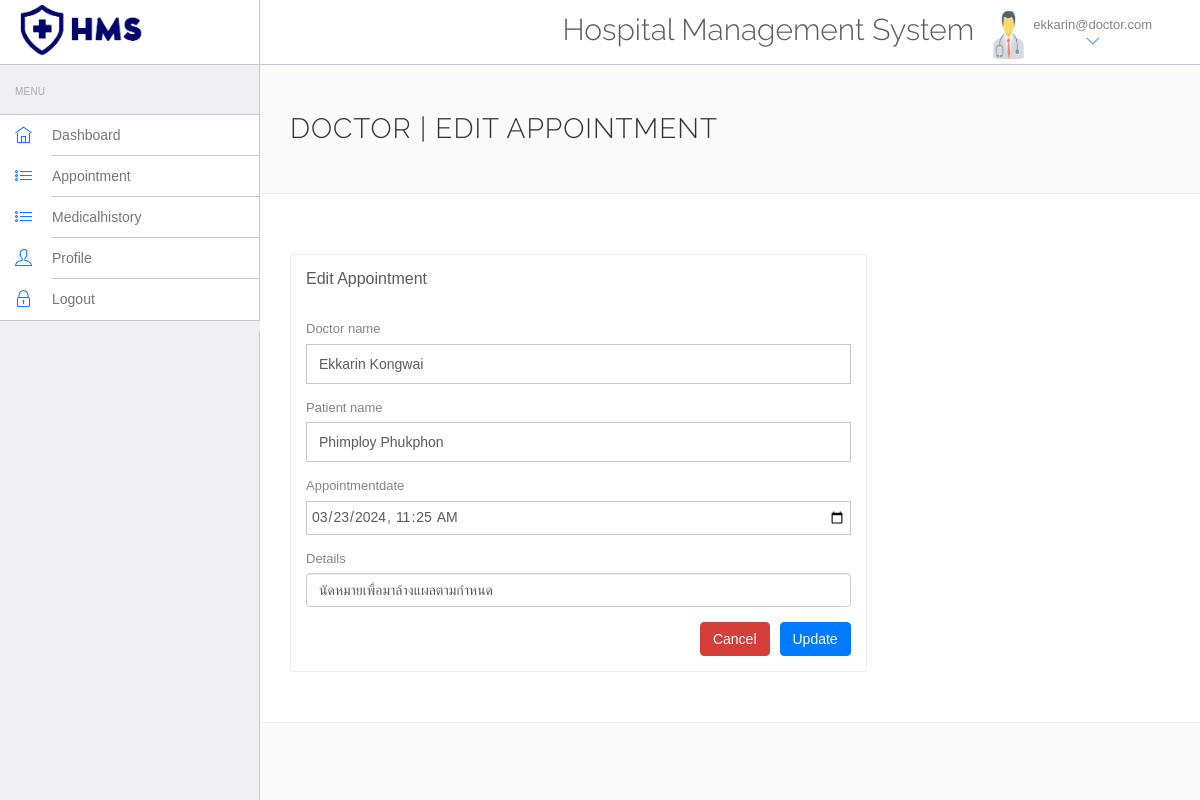
The page /doctor/edit-appointment.php?id=1 (signed in) on the database its author committed.
### tables this page shows
CREATE TABLE `doctors` (
  `id` int NOT NULL,
  `firstname` varchar(50) NOT NULL,
  `lastname` varchar(50) NOT NULL,
  `gender` varchar(20) NOT NULL,
  `specialization` varchar(100) NOT NULL,
  `phoneno` varchar(12) NOT NULL,
  `birthdate` date DEFAULT NULL,
  `address` varchar(255) NOT NULL,
  `email` varchar(100) NOT NULL,
  `password` varchar(255) NOT NULL
);

CREATE TABLE `appointment` (
  `id` int NOT NULL,
  `id_doctor` int NOT NULL,
  `id_users` int NOT NULL,
  `appointmentdate` datetime NOT NULL,
  `details` varchar(255) NOT NULL
);

CREATE TABLE `users` (
  `id` int NOT NULL,
  `firstname` varchar(100) NOT NULL,
  `lastname` varchar(100) NOT NULL,
  `gender` varchar(20) NOT NULL,
  `phonenum` varchar(12) NOT NULL,
  `birthdate` date DEFAULT NULL,
  `address` varchar(100) NOT NULL,
  `congenital` varchar(500) NOT NULL,
  `drugallergy` varchar(500) NOT NULL,
  `email` varchar(50) NOT NULL,
  `password` varchar(255) NOT NULL
);

### doctor/edit-appointment.php (the view, shortened to what this page needs)
<!DOCTYPE html>
<html lang="en">
<head>
    <link rel="stylesheet" href="vendor/bootstrap/css/bootstrap.min.css">
    <link rel="stylesheet" href="vendor/fontawesome/css/font-awesome.min.css">
    <link rel="stylesheet" href="vendor/themify-icons/themify-icons.min.css">
    <link href="vendor/animate.css/animate.min.css" rel="stylesheet" media="screen">
    <link href="vendor/perfect-scrollbar/perfect-scrollbar.min.css" rel="stylesheet" media="screen">
    <link href="vendor/switchery/switchery.min.css" rel="stylesheet" media="screen">
    <link href="vendor/bootstrap-touchspin/jquery.bootstrap-touchspin.min.css" rel="stylesheet" media="screen">
    <link href="vendor/select2/select2.min.css" rel="stylesheet" media="screen">
    <link href="vendor/bootstrap-datepicker/bootstrap-datepicker3.standalone.min.css" rel="stylesheet" media="screen">
    <link href="vendor/bootstrap-timepicker/bootstrap-timepicker.min.css" rel="stylesheet" media="screen">
    <link rel="stylesheet" href="assets/css/styles.css">
    <link rel="stylesheet" href="assets/css/plugins.css">
    <link rel="stylesheet" href="assets/css/themes/theme-1.css" id="skin_color" />
</head>
<body>
    <div id="app">
        <?php include('include/sidebar.php');?>
        <div class="app-content">
            <?php include('include/header.php');?>
            <div class="main-content">
                <div class="wrap-content container" id="container">
                    <section id="page-title">
                        <div class="row">
                            <div class="col-sm-8">
                                <h1 class="mainTitle">Doctor | Edit Appointment</h1>
                            </div>
                        </div>
                    </section>
                    <div class="container-fluid container-fullw bg-white">
                        <div class="row">
                            <div class="col-md-12">
                                <div class="row margin-top-30">
                                    <div class="col-lg-8 col-md-12">
                                        <div class="panel panel-white">
                                            <div class="panel-heading">
                                                <h5 class="panel-title">Edit Appointment </h5>
                                            </div>
                                            <div class="panel-body">
                                            <?php
                                                include('../include/config.php');
                                                if(isset($_GET['id'])) {
                                                    $id = $_GET['id'];
                                                    $sql=mysqli_query($conn,"SELECT * FROM appointment WHERE id=".$id);
                                                    $data=mysqli_fetch_array($sql);
                                            ?>
                                                <form role="form" name="adddoc" method="post" onSubmit="return valid();">
                                                    <div class="form-group">
                                                        <label for="id_doctor">Doctor name</label>
                                                        <select name="id_doctor" id="id_doctor" required class="form-control" style="height: 40px;">
                                                            <?php
                                                                $docname = $_SESSION['id'];
                                                                $sql = mysqli_query($conn, "SELECT * FROM doctors WHERE id = $docname");
                                                                $row = mysqli_fetch_assoc($sql);
                                                            ?>
                                                            <option value="<?php echo $row['id'];?>">
                                                                <?php echo $row['firstname'];?>
                                                                <?php echo $row['lastname'];?>
                                                            </option>
                                                        </select>
                                                    </div>
                                                    <div class="form-group">
                                                        <label for="id_users">Patient name</label>
                                                        <select name="id_users" id="id_users" required class="form-control" style="height: 40px;">
                                                            <?php $sql = mysqli_query($conn,"SELECT * FROM users");
                                                                while($row = mysqli_fetch_assoc($sql)) {
                                                            ?>
                                                            <option value="<?php echo $row['id'];?>"
                                                                <?php if($row['id'] == $data['id_users']) { echo 'selected';} ?>>
                                                                <?php echo $row['firstname'];?>
                                                                <?php echo $row['lastname'];?>
                                                            </option>
                                                            <?php } ?>
                                                        </select>
                                                    </div>
                                                    <div class="form-group">
                                                        <label for="appointmentdate">Appointmentdate</label>
                                                        <input type="datetime-local" name="appointmentdate" class="form-control"
                                                            value="<?php echo htmlentities($data['appointmentdate']);?>" required>
                                                    </div>
                                                    <div class="form-group">
                                                        <label for="details">Details</label>
                                                        <input type="details" name="details" class="form-control"
                                                            value="<?php echo htmlentities($data['details']);?>" required>
                                                    </div>
                                                    <button type="submit" name="submit" class="btn btn-primary" style="float: right;">Update</button>
                                                    <a href="manage-appointment.php" class="btn btn-danger" style="float: right; margin-right: 10px;">Cancel</a>
                                                </form>
                                                <?php
                                                }
                                                ?>
                                            </div>
                                        </div>
                                    </div>
                                </div>
                            </div>
                        </div>
                    </div>
                </div>
            </div>
        </div>
    </div>
</body>
</html>

### doctor/assets/css/themes/theme-1.css (style rules this page uses)
body { background: #FAFAFA; }

### rows shown on the page
doctors: id_doctor "Ekkarin Kongwai"
appointment: id_users "Phimploy Phukphon", appointmentdate "03/23/2024 11:25", details "นัดหมายเพื่อมาล้างแผลตามกำหนด"

### other values the page prints
$_SESSION['email'] "ekkarin@doctor.com"
